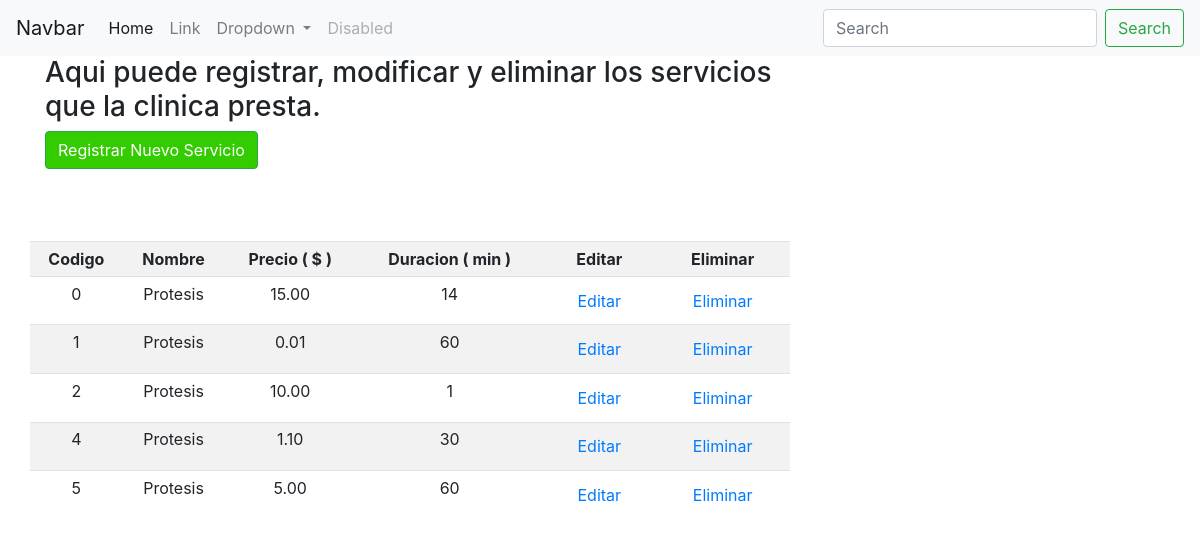
The page /citasyconsultas/gestion_servicio/ on the database as committed earlier.
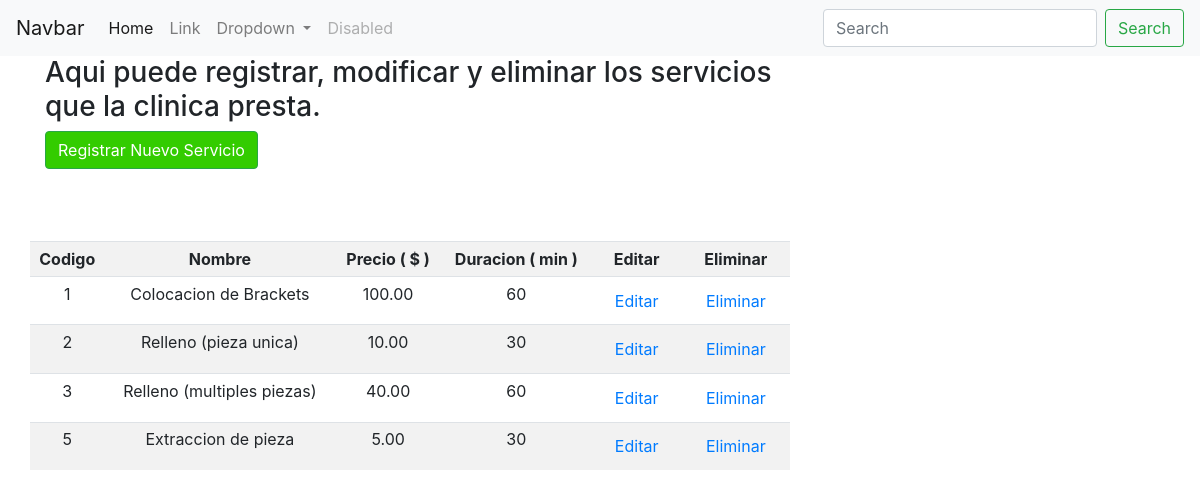
The same page on the database as committed later.
### citasyconsultas/models.py (models this page shows, shortened)
class Servicio (models.Model):
	codSer = models.IntegerField(primary_key = True)
	nomSer = models.CharField(max_length = 200) # Nombre del servicio
	precio = models.DecimalField(max_digits = 10, decimal_places = 2)
	duraci = models.IntegerField()# Duracion PROMEDIO del servicio en minutos
	class Meta:
		ordering = ('codSer',)

### citasyconsultas/views.py (the view)
# urls.py: path('gestion_servicio/', GestionServicio.as_view(), name = 'gestion_servicio'),
class GestionServicio(ListView):
	model = Servicio
	template_name = 'citasyconsultas/gestionServicios.html'
	context_object_name = 'GestionServicios'

### templates/citasyconsultas/gestionServicios.html (shortened to what this page needs)
{% extends 'base/base.html'%}
{% block content %}
<h3>Aqui puede registrar, modificar y eliminar los servicios que la clinica presta.</h3>
<div class="container">
	<div class="row">
	<a onclick="return abrir_modal('{% url 'citasyconsultas:agregar_servicio' %}', 'Agregar Servicio')" class="btn btn-success" style="color:white; background-color:#33CC00">
   Registrar Nuevo Servicio
		</a>
	</div>
</div>
<br><br><br>
<div class="row text-center">
	<table  class="table table-sm table-striped">
		<tr style="text-align: center">
			<th style="text-align: center">Codigo</th>
			<th style="text-align: center">Nombre</th>
			<th style="text-align: center">Precio ( $ )</th>
            <th style="text-align: center">Duracion ( min )</th>
            <th style="text-align: center">Editar</th>
            <th style="text-align: center">Eliminar</th>
		</tr>
		{% for ser in object_list %}
					<tr>
						<td>{{ser.codSer}}</td>
						<td>{{ser.nomSer}}</td>
						<td>{{ser.precio}}</td>
						<td>{{ser.duraci}}</td>
						<td style="text-align:center;">
							<a href="#" onclick="return abrir_modal('{% url 'citasyconsultas:modificar_servicio' ser.pk %}', 'Modificar/{{ ser.codSer }}')" class="btn"><span class="glyphicon glyphicon-pencil">Editar</a>
							</td>
						<td style="text-align:center;">
							<a href="#" onclick="return abrir_modal('{% url 'citasyconsultas:eliminar_servicio'  ser.pk %}', 'Emiminar/{{ ser.codSer}}')" class="btn">Eliminar</a
								td>
					</tr>
		{% endfor %}
	</table>
</div>
</div>
{% endblock %}

### templates/base/base.html (shortened to what this page needs)
{% load static %}
<!doctype html>
<html>
<head>
        <link rel="stylesheet" href="../../static/css/bootstrap.min.css">
        <link rel="stylesheet" href="../../static/css/bootstrap.css">
        <link rel="stylesheet" type="text/css" href="{% static 'css/jquery-ui.css' %}">
        <link rel="stylesheet" type="text/css" href="{% static 'css/jquery.dataTables.min.css'  %}"/>
</head>
<body>
    <nav class="navbar navbar-expand-lg navbar-light bg-light">
  <a class="navbar-brand" href="#">Navbar</a>
  <div class="collapse navbar-collapse" id="navbarSupportedContent">
    <ul class="navbar-nav mr-auto">
      <li class="nav-item active">
        <a class="nav-link" href="#">Home <span class="sr-only">(current)</span></a>
      </li>
      <li class="nav-item">
        <a class="nav-link" href="#">Link</a>
      </li>
      <li class="nav-item dropdown">
        <a class="nav-link dropdown-toggle" href="#" id="navbarDropdown" role="button" data-toggle="dropdown" aria-haspopup="true" aria-expanded="false">
          Dropdown
        </a>
      </li>
      <li class="nav-item">
        <a class="nav-link disabled" href="#">Disabled</a>
      </li>
    </ul>
    <form class="form-inline my-2 my-lg-0">
      <input class="form-control mr-sm-2" type="search" placeholder="Search" aria-label="Search">
      <button class="btn btn-outline-success my-2 my-sm-0" type="submit">Search</button>
    </form>
  </div>
</nav>
    <div class="content container">
        <div class="row">
            <div class="col-md-8">
            {% block content %}
            {% endblock %}
            </div>
        </div>
</body>
</body>
</html>

Rows that differ between the two databases and show on the page:
removed Servicio: codSer "0", nomSer "Protesis", precio "15.00", duraci "14"
removed Servicio: codSer "4", nomSer "Protesis", precio "1.10", duraci "30"
changed Servicio id 1: nomSer "Protesis" → "Colocacion de Brackets"; precio "0.01" → "100.00"
changed Servicio id 2: nomSer "Protesis" → "Relleno (pieza unica)"; duraci "1" → "30"
added Servicio: codSer "3", nomSer "Relleno (multiples piezas)", precio "40.00", duraci "60"
changed Servicio id 5: nomSer "Protesis" → "Extraccion de pieza"; duraci "60" → "30"
